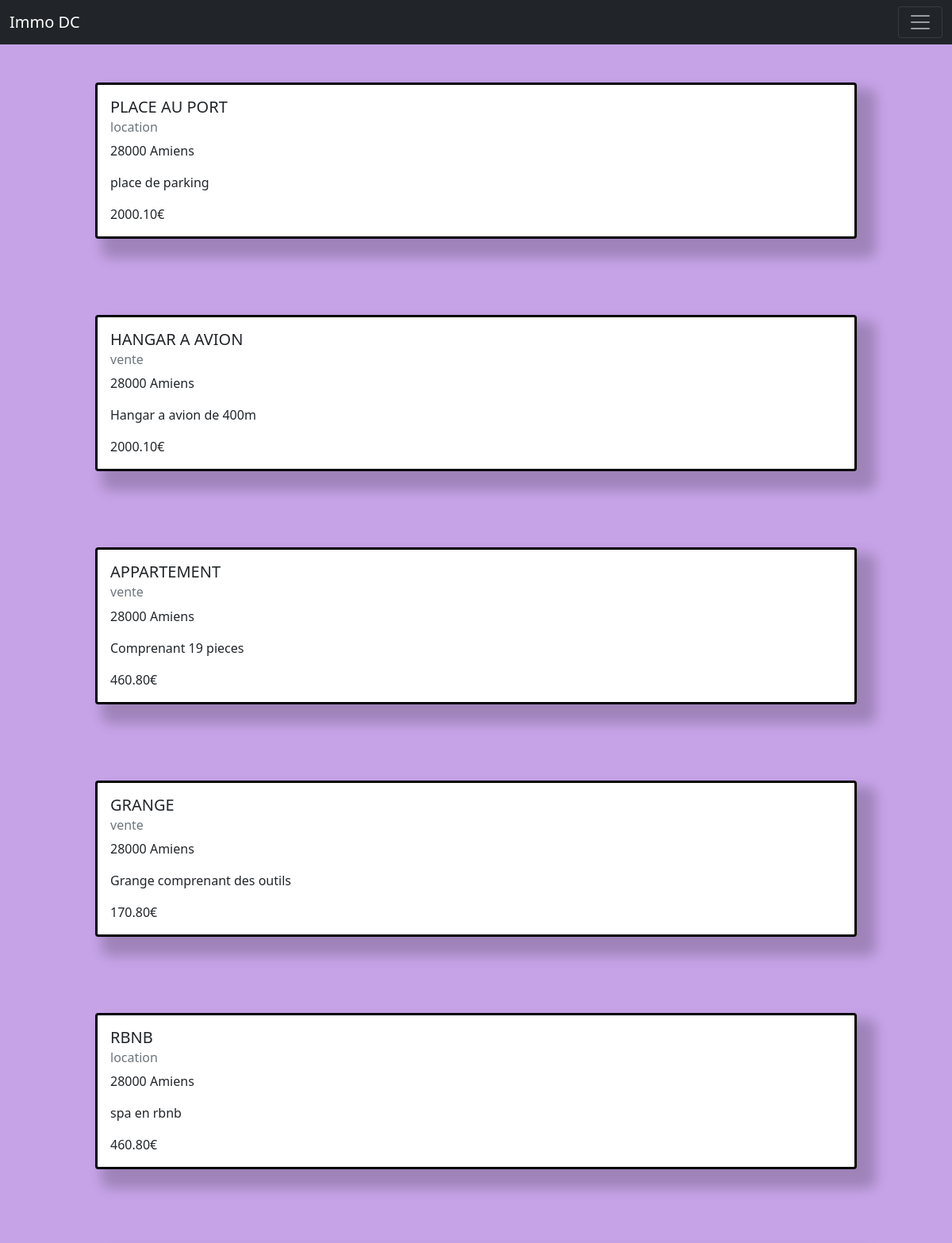
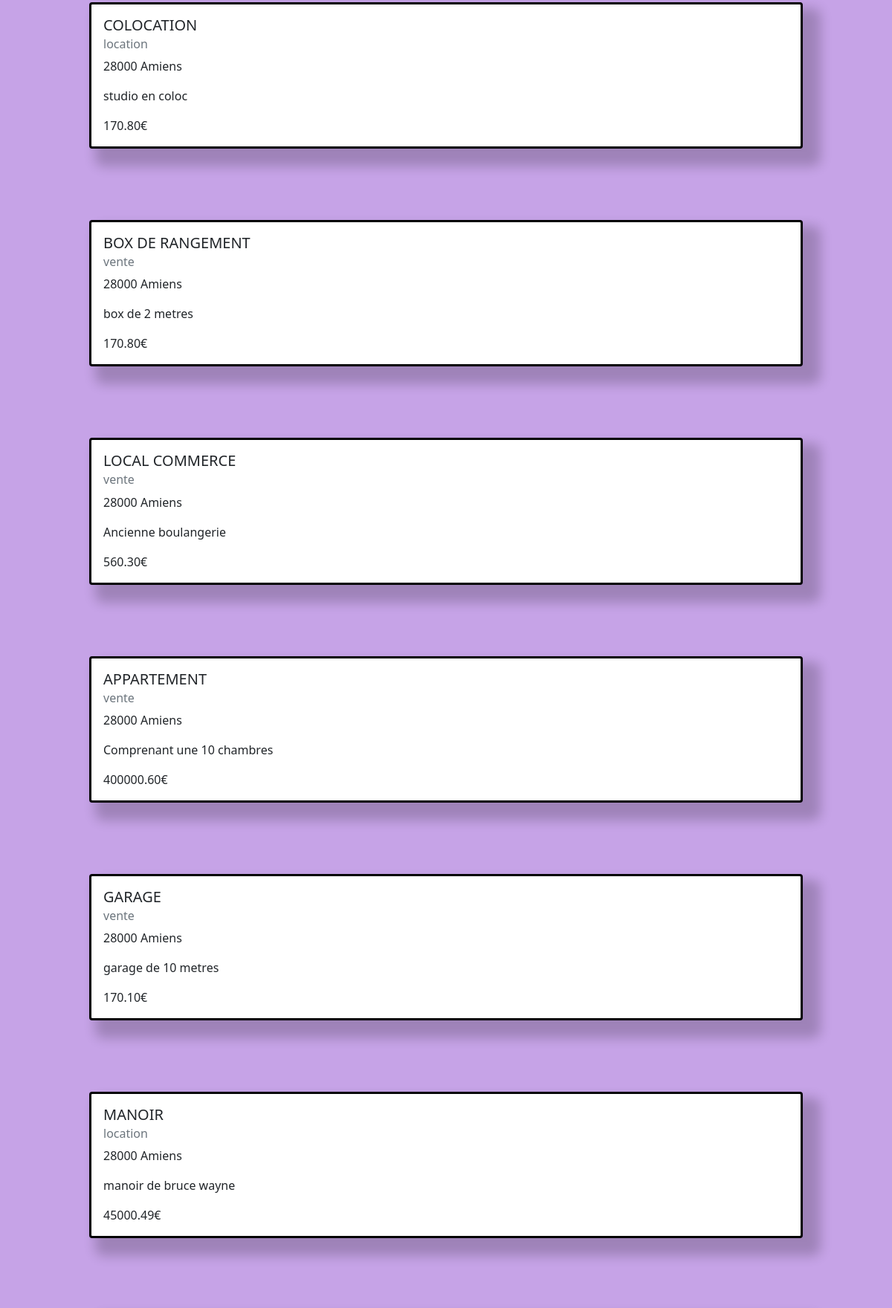
The page / (upper part) on the database its author committed (2 pictures, top to bottom).
### tables this page shows
CREATE TABLE IF NOT EXISTS `advert` (
  `id` int(11) NOT NULL AUTO_INCREMENT,
  `title` varchar(50) NOT NULL,
  `description` varchar(200) NOT NULL,
  `postal_code` char(5) NOT NULL,
  `city` varchar(30) NOT NULL,
  `type` varchar(30) NOT NULL,
  `price` decimal(20,2) NOT NULL,
  `reservation_message` varchar(200) DEFAULT NULL,
  PRIMARY KEY (`id`)
);

### model/database.php (called while the page is built, shortened)
<?php
class database {
    private static $instance;
    private $type = 'mysql';
    private $host = '127.0.0.1';
    private $dbname = 'wf3_php_intermediaire_florian';
    private $username = 'root';
    private $password = '';
    private $dbh;
    private function __construct() {
        try {
            $this->dbh = new PDO(
                $this->type . ':host=' . $this->host . '; port=3306; dbname=' . $this->dbname,
                $this->username,
                $this->password,
                array(PDO::ATTR_ERRMODE => PDO::ERRMODE_EXCEPTION)
            );
        } catch (PDOException $e) {
            echo 'Erreur' . $e->getMessage();
            die();
        }
    }
    public static function getInstance() {
        if (!self::$instance instanceof self) {
            self::$instance = new self;
        }
        return self::$instance;
    }
    public function getDbh() {
        return $this->dbh;
    }
}

### model/advert.php (called while the page is built, shortened)
<?php
include_once 'database.php';
class advert extends database {
    private $db;
    public function __construct(){
        $db = database::getInstance();
        $this->db = $db->getDbh();
    }
    public function getAdverts(){
        $request = 'SELECT id,title,description,postal_code,city,type,price,reservation_message FROM advert';
        $statement = $this->db->prepare($request);
        $statement->execute();
        return $statement->fetchAll(PDO::FETCH_ASSOC);
    }
    public function getAdvertsOrdered(){
        $request = 'SELECT id,title,description,postal_code,city,type,price,reservation_message FROM advert ORDER BY id DESC';
        $statement = $this->db->prepare($request);
        $statement->execute();
        return $statement->fetchAll(PDO::FETCH_ASSOC);
    }
}

### controller/advert_controller.php (called while the page is built, shortened)
<?php
$advert = new advert();
$advertList = $advert->getAdverts();
$advertListOrdered = $advert->getAdvertsOrdered();
?>

### index.php (the view)
<?php
include_once 'components/doctype.php';
include_once 'components/navbar.php';
include_once 'model/advert.php';
include_once 'controller/advert_controller.php';
?>
<main>
    <div class="d-flex flex-column align-items-center">
        <?php
        foreach ($advertListOrdered as $advert) { ?>
        <div class="card mt-5 mb-5" style="width: 80%;">
            <div class="card-body">
                <h5 class="card-title titleAdvert"><?= $advert['title']?></h5>
                <h6 class="card-subtitle mb-2 text-muted"><?= $advert['type']?></h6>
                <p class="card-text"><?= $advert['postal_code']." ".$advert['city']?></p>
                <p class="card-text"><?= $advert['description']?></p>
                <p class="card-text"><?= $advert['price']."€"?></p>
            </div>
        </div>
        <?php
           if ($counter >= 15)
           break;
          $counter++;
     } ?>
    </div>
</main>
<?php
include_once 'components/footer.php';
?>

### components/doctype.php (shortened to what this page needs)
<!DOCTYPE html>
<html lang="fr">
<head>
    <link href="https://cdn.jsdelivr.net/npm/bootstrap@5.0.2/dist/css/bootstrap.min.css" rel="stylesheet">
    <link rel="stylesheet" href="./assets/css/style.css">
</head>

### components/navbar.php (shortened to what this page needs)
<body>
    <header>
    <nav class="navbar navbar-dark bg-dark">
    <div class="container-fluid">
      <a class="navbar-brand" href="#">Immo DC</a>
      <button class="navbar-toggler collapsed" type="button" data-bs-toggle="collapse" data-bs-target="#navbarsExample01" aria-controls="navbarsExample01" aria-expanded="false" aria-label="Toggle navigation">
        <span class="navbar-toggler-icon"></span>
      </button>
    </div>
  </nav>
    </header>

### components/footer.php (shortened to what this page needs)
</body>
</html>

### assets/css/style.css (style rules this page uses)
* { margin: 0; padding: 0; box-sizing: border-box; }
.titleAdvert { text-transform:uppercase; }
main { min-height: 100vh; background-color: rgb(198, 163, 231); }
.card { border: solid; border-color: black; border-width: 0.2rem; box-shadow: 1rem 1rem 1rem 0.5rem rgba(0, 0, 0, 0.2); }

### rows shown on the page
advert: title "PLACE AU PORT", type "location", postal_code "28000", city "Amiens", description "place de parking", price "2000.10"
advert: title "HANGAR A AVION", type "vente", postal_code "28000", city "Amiens", description "Hangar a avion de 400m", price "2000.10"
advert: title "APPARTEMENT", type "vente", postal_code "28000", city "Amiens", description "Comprenant 19 pieces", price "460.80"
advert: title "GRANGE", type "vente", postal_code "28000", city "Amiens", description "Grange comprenant des outils", price "170.80"
advert: title "RBNB", type "location", postal_code "28000", city "Amiens", description "spa en rbnb", price "460.80"
advert: title "COLOCATION", type "location", postal_code "28000", city "Amiens", description "studio en coloc", price "170.80"
advert: title "BOX DE RANGEMENT", type "vente", postal_code "28000", city "Amiens", description "box de 2 metres", price "170.80"
advert: title "LOCAL COMMERCE", type "vente", postal_code "28000", city "Amiens", description "Ancienne boulangerie", price "560.30"
advert: title "APPARTEMENT", type "vente", postal_code "28000", city "Amiens", description "Comprenant une 10 chambres", price "400000.60"
advert: title "GARAGE", type "vente", postal_code "28000", city "Amiens", description "garage de 10 metres", price "170.10"
advert: title "MANOIR", type "location", postal_code "28000", city "Amiens", description "manoir de bruce wayne", price "45000.49"
